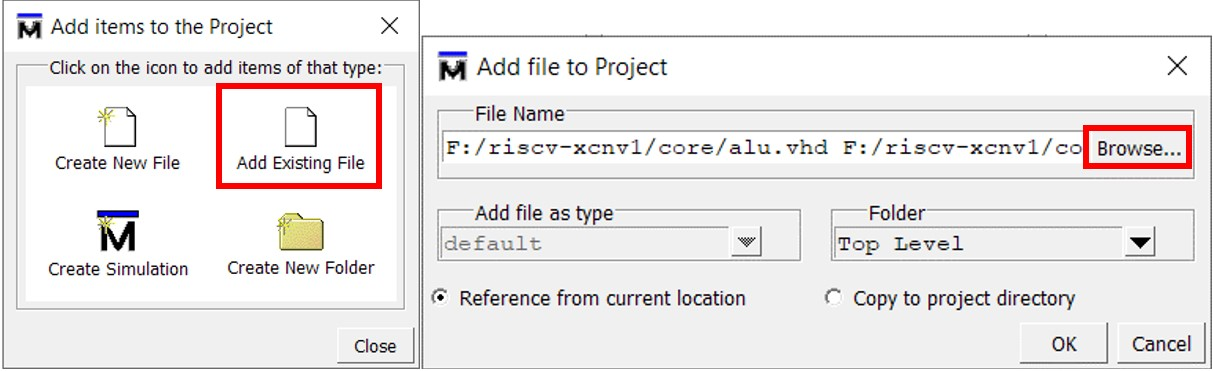
#> input picture imgref/mds_add.jpg, 1213 x 371 px
$ python conv_scipy.py -i ../imgref/mds_add.jpg
#> lines starting #> are read from the running program, lines starting #| are printed output that depends on the picture
# conv_scipy.py

import scipy
import numpy as np
import cv2
import argparse

def write_to_file_hex(filename, img, byte_n=1):
#> called with filename = 'nodata.mem', img = array of shape (450032,), byte_n = 1
    if byte_n == 1:
        l_hex = "02x"
    elif byte_n == 2:
        l_hex = "04x"
    elif byte_n == 4:
        l_hex = "08x"
    arr_f = img.flatten()
    f = open(filename, 'w')
    index = 0
    for px in arr_f:
        f.write(format((px & ((1<<(8*byte_n))-1)), l_hex))
        if (index == 4/byte_n-1):
            f.write("\n")
            index = 0
        else :
            index += 1
#> this loop made 450032 passes
#> (px, index) on passes 1 to 12: (255, 1), (255, 2), (157, 3), (99, 0), (149, 1), (136, 2), (142, 3), (140, 0), (141, 1), (141, 2), (141, 3), (141, 0)
#> index on passes 61 to 66: 1, 2, 3, 0, 1, 2
#> after the loop, index = 0
    while (index < 4/byte_n):
        f.write(format(0, l_hex))
        index += 1
#> this loop made 4 passes
#> after the loop, index = 4
    f.close()


# img = np.array([[29,15,28,57,32,10,60]
#       ,[42,28,54,5,5,6,36]
#       ,[54,9,15,9,16,25,43]
#       ,[0,5,10,5,47,62,49]
#       ,[45,33,61,0,44,58,58]
#       ,[23,27,27,2,1,53,6]
#       ,[13,47,3,50,6,40,61]])

if __name__ == "__main__":
    parser = argparse.ArgumentParser()
    parser.add_argument("--input_file", "-i", type=str, help="Path to input image", default=None)
    parser.add_argument("--output_file", "-o", type=str, help="Path to output image", default=None)
    parser.add_argument("--mem_file", "-m", type=str, help="Path to output memory file", default="nodata.mem")
    parser.add_argument("--random_image", "-r", type=bool, help="Use random image", default=False)
    args = parser.parse_args()

    if args.random_image == True :
        img = np.random.randint(0, 64, (7, 7))
        kn = np.random.randint(-7, 8, (3, 3))
        print (">>> Convolution uses random images")
    else :
        img = cv2.imread(args.input_file, cv2.IMREAD_GRAYSCALE)
        kn = np.array([[1,0,-1]
            ,[2,0,-2]
            ,[1,0,-1]])
        print (">>> Convolution uses image from file")
        # kn = np.array([[1,2,1]
        #      ,[0,0,0]
        #      ,[-1,-2,-1]])

    dmem = np.concatenate((img.flatten(), kn.flatten()))
    # print(dmem)
    write_to_file_hex(args.mem_file, dmem, 1)

    out = scipy.signal.correlate2d(img, kn, mode='valid')
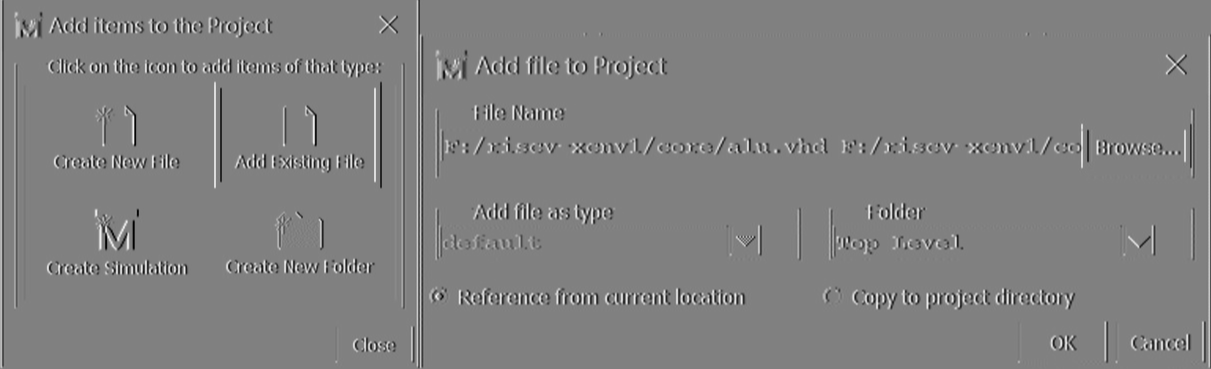
#> out: shape (369, 1211) int64; min -1020, max 999, mean 0.5; drawn with min black and max white
    print (">>> Output shape: ", out.shape)
#| >>> Output shape:  (369, 1211)
    cv2.imwrite(args.output_file, out)
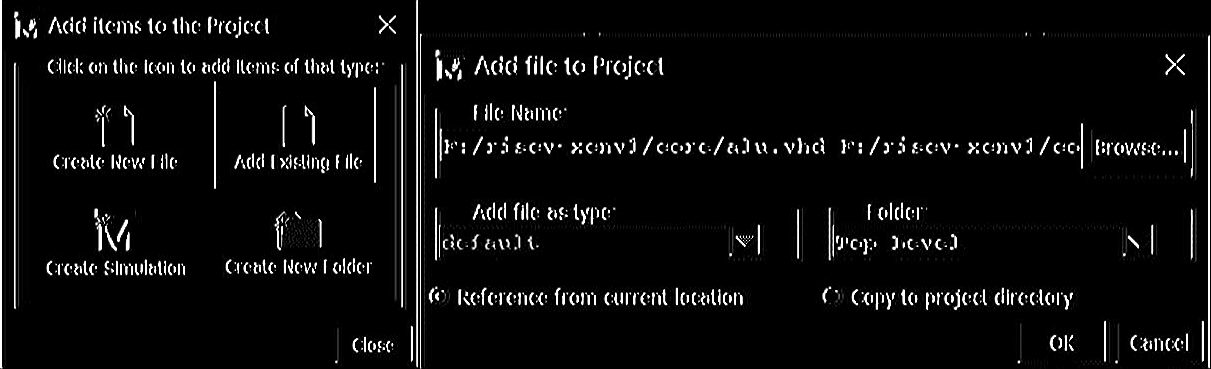
#> saved as None: shape (369, 1211); min 0, max 255, mean 12
    print (">>> Write memory file done")

    # print(img)
    # print(kn)
    # print(out)

$ run again, on imgref/mds_opt.jpg
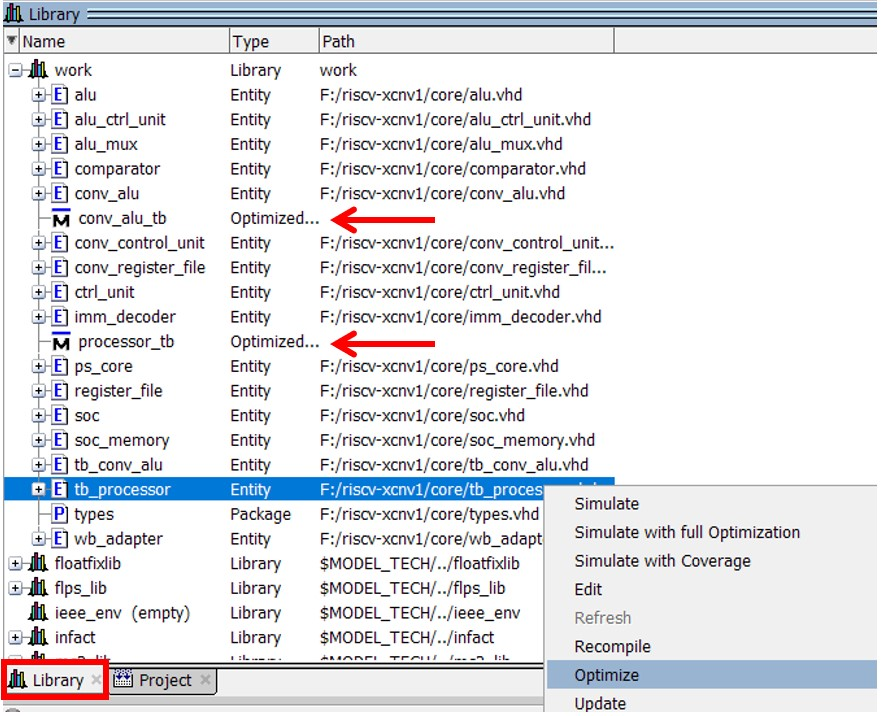
#> input picture imgref/mds_opt.jpg, 887 x 716 px
#> the loop in write_to_file_hex, `for px in arr_f:` made 635101 passes
#> (px, index) on passes 1 to 8: (252, 1), (255, 2), (250, 3), (193, 0), (198, 1), (195, 2), (196, 3), (196, 0)
#> after the loop in write_to_file_hex, `for px in arr_f:`: index = 1
#> the loop in write_to_file_hex, `while (index < 4/byte_n):` made 3 passes
#> after the loop in write_to_file_hex, `while (index < 4/byte_n):`: index = 4
#> `out = scipy.signal.correlate2d(img, kn, mode='valid')`:
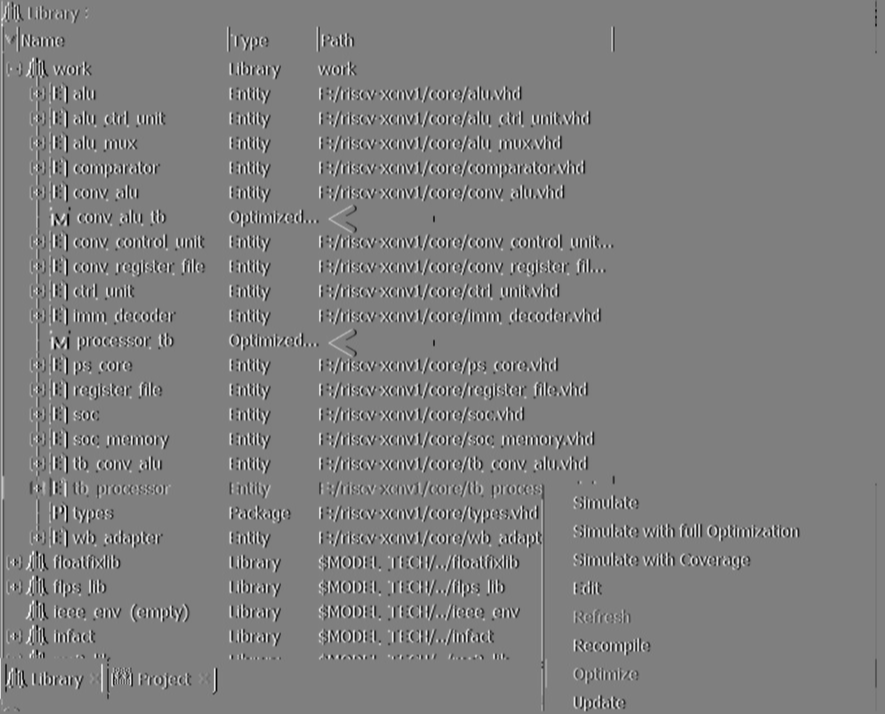
#> out: shape (714, 885) int64; min -1020, max 1019, mean 0; drawn with min black and max white
#| >>> Output shape:  (714, 885)
#> `cv2.imwrite(args.output_file, out)`:
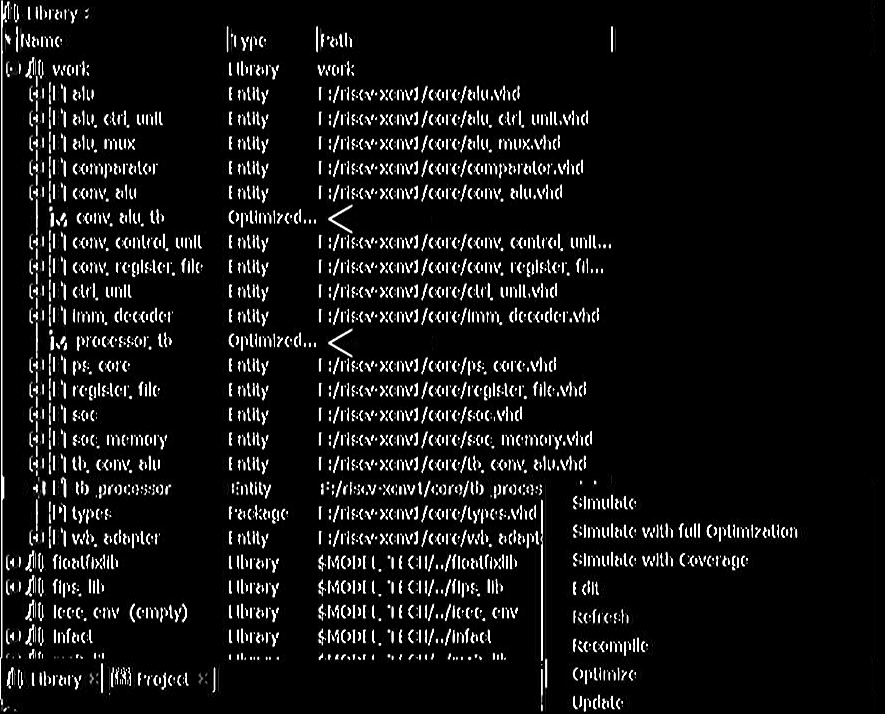
#> saved as None: shape (714, 885); min 0, max 255, mean 18.5

$ run again, on imgref/mds_sim.jpg
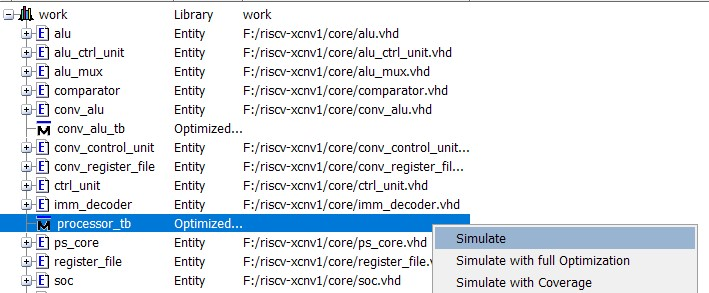
#> input picture imgref/mds_sim.jpg, 709 x 293 px
#> the loop in write_to_file_hex, `for px in arr_f:` made 207746 passes
#> (px, index) on passes 1 to 8: (251, 1), (244, 2), (239, 3), (239, 0), (241, 1), (240, 2), (239, 3), (239, 0)
#> after the loop in write_to_file_hex, `for px in arr_f:`: index = 2
#> the loop in write_to_file_hex, `while (index < 4/byte_n):` made 2 passes
#> index on passes 1 to 2: 3, 4
#> after the loop in write_to_file_hex, `while (index < 4/byte_n):`: index = 4
#> `out = scipy.signal.correlate2d(img, kn, mode='valid')`:
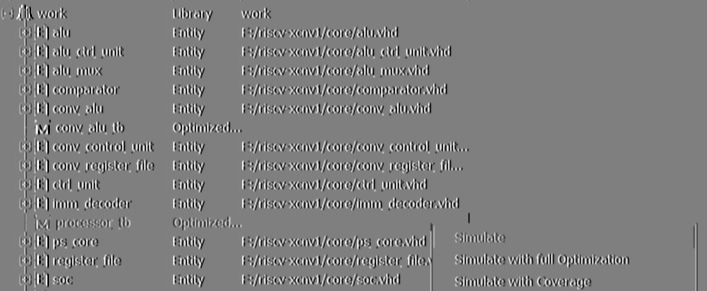
#> out: shape (291, 707) int64; min -1020, max 1020, mean -0.1; drawn with min black and max white
#| >>> Output shape:  (291, 707)
#> `cv2.imwrite(args.output_file, out)`:
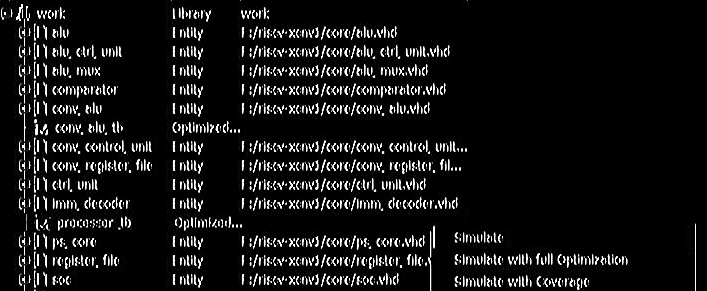
#> saved as None: shape (291, 707); min 0, max 255, mean 20.7
